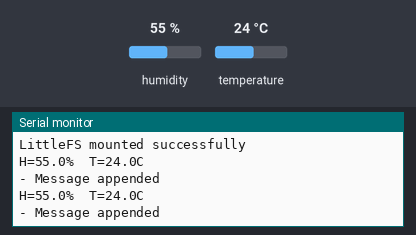
The sketch below on a simulated ESP32. Shown: the last lines printed to the serial monitor. Wiring (inferred from the names in the program): DHT22 sensor: data GPIO 19. The inputs (shaded band) are chosen by the test bench; at power-on: humidity 55 %, temperature 24 °C. Storage starts empty.

Above: at 5.8 s.
5.9 s: humidity set to 22 %
At 10.7 s:
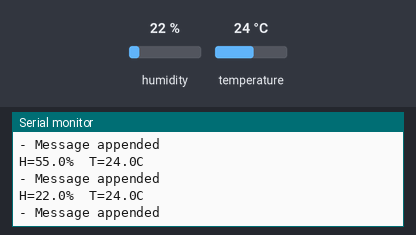
11.9 s: temperature set to 12 °C
At 16.3 s:
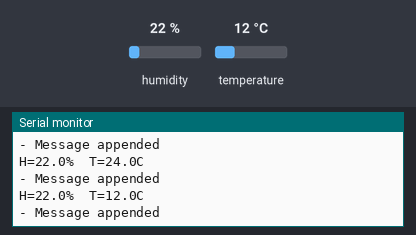
17.9 s: humidity set to 40 %
At 20.8 s:
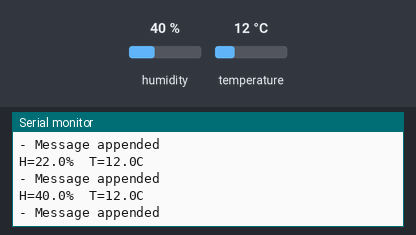
Timing chart, 0 to 22.3 s (numbered marks = the images above; inputs shaded):
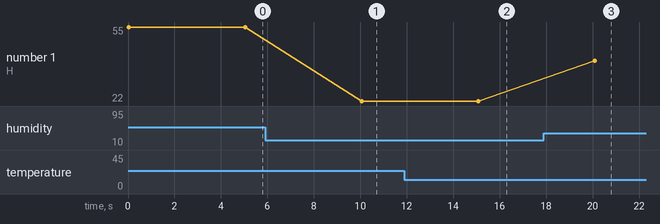

Measured:
- after the input at 5.9 s, the serial monitor: prints a new line after 4.2 s (image 1)
- after the input at 11.9 s, the serial monitor: prints a new line after 3.2 s (image 2)
- after the input at 17.9 s, the serial monitor: prints a new line after 2.2 s (image 3)
- plotted number 1: 55 → 22 after the input at 5.9 s, 22 → 40 after the input at 17.9 s

The sketch:

sketch_jan27c.ino
```cpp
#include <DHT22.h>
#include "LittleFS.h"

#define pinDATA 19
DHT22 dht22(pinDATA);

void setup() {
  Serial.begin(115200);
  Serial.println("\n--- ESP32 DHT22 Datalogger ---");

  // 1. เริ่มต้นระบบไฟล์ LittleFS
  if(!LittleFS.begin(true)){
    Serial.println("An Error has occurred while mounting LittleFS");
    return;
  }
  Serial.println("LittleFS mounted successfully");
}

void loop() {
  // อ่านค่าจากเซนเซอร์
  float t = dht22.getTemperature();
  float h = dht22.getHumidity();

  if (dht22.getLastError() != dht22.OK) {
    Serial.print("Sensor error: ");
    Serial.println(dht22.getLastError());
  } else {
    // แสดงผลทาง Serial Monitor
    Serial.print("H="); Serial.print(h, 1);
    Serial.print("%  T="); Serial.print(t, 1); Serial.println("C");

    // 2. บันทึกลงไฟล์
    appendFile(LittleFS, "/datalog.txt", h, t);
  }

  delay(5000); // บันทึกทุกๆ 5 วินาที (ปรับเปลี่ยนได้ตามต้องการ)
}

// ฟังก์ชันสำหรับเขียนข้อมูลต่อท้ายไฟล์ (Append)
void appendFile(fs::FS &fs, const char * path, float humidity, float temp){
  File file = fs.open(path, FILE_APPEND);
  if(!file){
    Serial.println("- failed to open file for appending");
    return;
  }

  // สร้างรูปแบบข้อความที่จะบันทึก เช่น "H: 45.5, T: 28.0"
  String dataLine = "H: " + String(humidity, 1) + "%, T: " + String(temp, 1) + "C\n";

  if(file.print(dataLine)){
    Serial.println("- Message appended");
  } else {
    Serial.println("- Append failed");
  }
  file.close();
}
```
